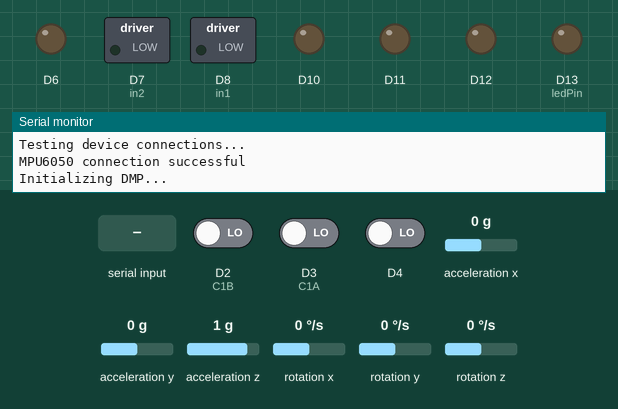
A sketch run on a simulated Arduino Nano 33 IoT. Shown: switched loads named in the sketch (green lamp = pin HIGH), output pins drawn as LEDs (lit = HIGH), the last lines printed to the serial monitor. The inputs (shaded band) are chosen by the test bench; at power-on: D2 (C1B) LOW, D3 (C1A) LOW, D4 LOW, acceleration x 0 g, acceleration y 0 g, acceleration z 1 g, rotation x 0 °/s, rotation y 0 °/s, rotation z 0 °/s. Nothing arrives over Bluetooth unless stated.

Above: at 0.1 s.
At 1.7 s:
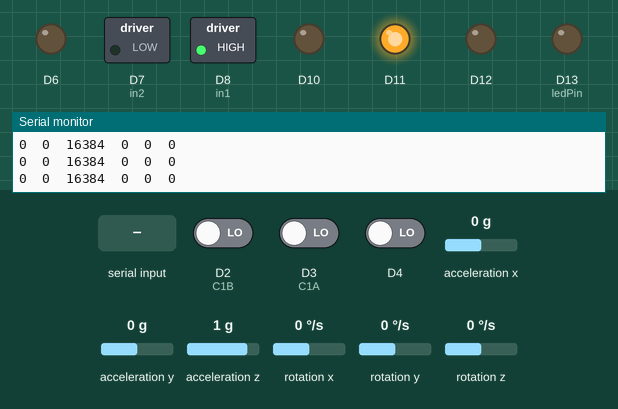
1.8 s: D2 (C1B) driven HIGH
At 2.4 s:
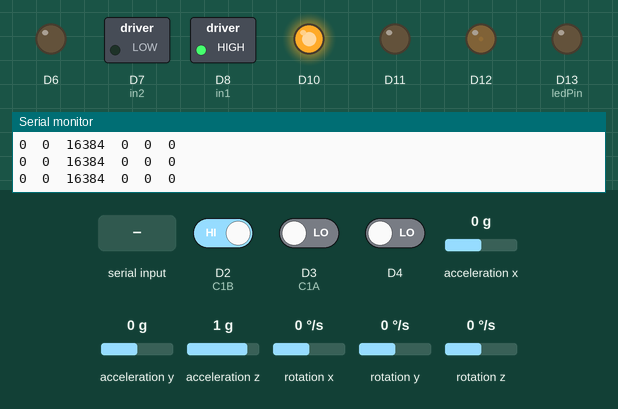
4.8 s: "0\n" received over Serial
Timing chart, 0 to 7.8 s (numbered marks = the images above; inputs shaded):
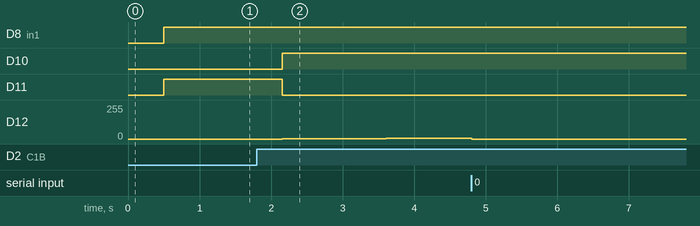

The sketch:

cartScript.ino
```cpp
/*
  Base script for any given cart in swarm
  IDs like UUIDs change from cart to cart
*/
#define pi 3.1415926
#define RAW_DATA_SCALE 16384
#define GRAVITATIONAL_ACCEL 9.81

#include <ArduinoBLE.h>
#include "Motor.h"

// IMU Libraries
#include "MPU6050_6Axis_MotionApps612.h"

// On-Board BLE Service
BLEService cartData("bac3");
BLECharacteristic sensorReadings("78d3", BLERead | BLENotify | BLEWrite, 36);
BLECharacteristic wheelRef("2bef", BLEWrite | BLEWriteWithoutResponse, 8);
const int ledPin = LED_BUILTIN; // pin to use for the LED

// IMU Variables
MPU6050 mpu;
uint8_t devStatus;      // return status after each device operation (0 = success, !0 = error)
uint8_t fifoBuffer[64]; // FIFO storage buffer
uint16_t packetSize;    // Expected DMP packet size (default is 42 bytes)

Quaternion q;
VectorFloat gravity;
float quatsypr[7];
float orientation[3];
int16_t motion6[6];

// Motor Pins
#define PWMA 6
#define in1 8
#define in2 7
#define C1A 3
#define C2A 5

#define MOTOR_STANDBY 9

#define PWMB 12
#define in3 11
#define in4 10
#define C1B 2
#define C2B 4

// Low-Level Speed Control Parameters
#define MAX_RPM 30
const float countsPerRotation = 3;
const float gearRatio = 298;
const float conversionRatio = 1./countsPerRotation*60/gearRatio;
float kp[2],ki[2],kd[2];
Motor motorA(in1, in2, PWMA, C1A, C2A, conversionRatio);
Motor motorB(in3, in4, PWMB, C1B, C2B, conversionRatio);
float wheelVelocity[2];
int wheelVelocityTarget[2];
int targetVal = 0;


void setup() {
  Serial.begin(115200);
  //while(!Serial);

  // Motor setup: interrupts for encoders, standby turns on motor controller
  attachInterrupt(digitalPinToInterrupt(C1A), motorAInterrupt, RISING);
  attachInterrupt(digitalPinToInterrupt(C1B), motorBInterrupt, RISING);

  // Set default motor tunes (PER MOTOR BASIS)
  digitalWrite(MOTOR_STANDBY, HIGH);
  // 6V 30 150 .3
  // ??? 8 40 .1
  kp[0]=8; ki[0]=40; kd[0]=0.1;
  kp[1]=8; ki[1]=40; kd[1]=0.1;
  motorA.tunePID(kp[0],ki[0],kd[0]);
  motorB.tunePID(kp[1],ki[1],kd[1]);

  setupIMU();
  setupBLE();

  motorA.initFeedback();
  motorB.initFeedback();
}

void loop() {
  // Poll: waits for BLE events (connection/disconnection/write)
  BLE.poll();

  if (Serial.available() > 0)
    serialTuner();

  //Motor control
  wheelVelocity[0] = motorA.feedbackStep(wheelVelocityTarget[0]);
  wheelVelocity[1] = motorB.feedbackStep(wheelVelocityTarget[1]);

  //Serial.println(String(wheelVelocityTarget[0])+'\t'+String(wheelVelocity[0])+'\t'+String(wheelVelocityTarget[1])+'\t'+ String(wheelVelocity[1])+'\t'+"35  -35");

  readIMU();
}

// Serial Menu for Tuning
void serialTuner() {
  Serial.println("Stopping...");
  motorA.setPWM(0);
  motorB.setPWM(0);

  String userInput = Serial.readStringUntil('\n');
  if (userInput == "0" || userInput == "1") {
    int mtr = userInput.toInt();
    Serial.println("Motor " +userInput+ " Tune: " +String(kp[mtr])+ "\t" +String(ki[mtr])+ "\t" +String(kd[mtr]));
    kp[mtr] = serialTunerInputHelper("k_p");
    ki[mtr] = serialTunerInputHelper("k_i");
    kd[mtr] = serialTunerInputHelper("k_d");

    if(mtr) motorB.tunePID(kp[1], ki[1], kd[1]);
    else motorA.tunePID(kp[0], ki[0], kd[0]);
  }
  else if (userInput == "RPM") {
    Serial.println("Previous RPM:\t" + String(targetVal));
    Serial.print("Enter new constant RPM target: ");
    while(Serial.available()==0);
    targetVal = Serial.readStringUntil('\n').toInt();
    Serial.println(targetVal);
  }
  else {
    Serial.println("Menu:");
    Serial.println("\t0\t to tune Motor A");
    Serial.println("\t1\t to tune Motor B");
    Serial.println("\tRPM\t to set RPM for Straight Lines");
  }

  Serial.println("Continuing...");
  delay(4000);
  motorA.initFeedback();
  motorB.initFeedback();
}

float serialTunerInputHelper(String prop) {
  Serial.print("Please enter new (" + prop + "): ");
  while(Serial.available() == 0);
  String helperInput = Serial.readStringUntil('\n');
  Serial.println(helperInput.toFloat());
  return helperInput.toFloat();
}


// BLE Shorthands
void setupBLE() {
  Serial.println("Initializing BLE Service");

  // set LED pin to output mode: off = no connection
  pinMode(ledPin, OUTPUT);

  if(!BLE.begin()) {
    Serial.println("Failed to initialize BLE");
    while(1);
  }

  BLE.setLocalName("cart1");
  BLE.setAdvertisedService(cartData);
  cartData.addCharacteristic(sensorReadings);
  cartData.addCharacteristic(wheelRef);
  BLE.addService(cartData);

  // Start LED disconnected
  digitalWrite(ledPin, LOW);

  // Set event handlers, to be called if event occurs during BLE.poll()
  BLE.setEventHandler(BLEConnected, cartConnected);
  BLE.setEventHandler(BLEDisconnected, cartDisconnected);
  wheelRef.setEventHandler(BLEWritten, wheelHandler);

  BLE.advertise();
  Serial.println(BLE.address());
  Serial.println("BLE Setup Complete");
}

void setupIMU() {
  // join I2C bus (I2Cdev library doesn't do this automatically)
  #if I2CDEV_IMPLEMENTATION == I2CDEV_ARDUINO_WIRE
    Wire.begin();
    Wire.setClock(400000);
  #elif I2CDEV_IMPLEMENTATION == I2CDEV_BUILTIN_FASTWIRE
    Fastwire::setup(400, true);
  #endif

  // initialize device
  Serial.println(F("Initializing I2C devices..."));
  mpu.initialize();

  // verify connection
  Serial.println(F("Testing device connections..."));
  Serial.println(mpu.testConnection() ? F("MPU6050 connection successful") : F("MPU6050 connection failed"));

  // load and configure the DMP
  Serial.println(F("Initializing DMP..."));
  devStatus = mpu.dmpInitialize();

  // supply your own gyro offsets here, scaled for min sensitivity
  mpu.setXGyroOffset(96);
  mpu.setYGyroOffset(-12);
  mpu.setZGyroOffset(-7);
  mpu.setXAccelOffset(-668);
  mpu.setYAccelOffset(-3272);
  mpu.setZAccelOffset(1396);

  // make sure it worked (returns 0 if so)
  if (devStatus == 0) {
    // Calibration Time: generate offsets and calibrate our MPU6050
    mpu.CalibrateAccel(6);
    mpu.CalibrateGyro(6);
    mpu.PrintActiveOffsets();
    // turn on the DMP, now that it's ready
    Serial.println(F("Enabling DMP..."));
    mpu.setDMPEnabled(true);

    Serial.println(F("DMP ready! Waiting for first interrupt..."));
    packetSize = mpu.dmpGetFIFOPacketSize(); //Get expected DMP packet size for later comparison

  } else {
    // ERROR!
    // 1 = initial memory load failed
    // 2 = DMP configuration updates failed
    // (if it's going to break, usually the code will be 1)
    Serial.print(F("DMP Initialization failed (code "));
    Serial.print(devStatus);
    Serial.println(F(")"));
  }
}

void readIMU() {
  if(mpu.dmpGetCurrentFIFOPacket(fifoBuffer)) {
    float prevHeading = quatsypr[4];

    mpu.dmpGetQuaternion(&q, fifoBuffer);
    mpu.dmpGetGravity(&gravity, &q);
    mpu.dmpGetYawPitchRoll(quatsypr+4, &q, &gravity);
    mpu.getMotion6(motion6, motion6+1, motion6+2, motion6+3, motion6+4, motion6+5);

    float robotData[9];
    for(int i=0; i<6; i++)
      robotData[i] = (float)motion6[i]/RAW_DATA_SCALE * GRAVITATIONAL_ACCEL;

    quatsypr[4] = unwrap(prevHeading, quatsypr[4]);
    robotData[6] = quatsypr[4];

    robotData[7] = wheelVelocity[0];
    robotData[8] = wheelVelocity[1];

    quatsypr[0] = q.w; quatsypr[1] = q.x; quatsypr[2] = q.y; quatsypr[3] = q.z;
    sensorReadings.writeValue(&robotData, 36);

    // Serial.print(String(q.w) + ' ' + String(q.x) + ' ' + String(q.y) + ' ' + String(q.z) + ' ');
    // Serial.print(String(quatsypr[4]) + ' ' + String(quatsypr[5]) + ' ' + String(quatsypr[6]) + ' ');
    Serial.println(String(motion6[0]) + '\t' + String(motion6[1]) + '\t' + String(motion6[2]) + '\t'
            + String(motion6[3]) + '\t' + String(motion6[4]) + '\t' + String(motion6[5]));
  }
}

// BLE Event Handlers
void cartConnected(BLEDevice dev) {
  Serial.println("Connected to " + dev.address());
  digitalWrite(ledPin, HIGH);
}

void cartDisconnected(BLEDevice dev) {
  Serial.println("Disconnected from " + dev.address());

  wheelVelocityTarget[0] = 0;
  wheelVelocityTarget[1] = 0;

  digitalWrite(ledPin, LOW);
}

void wheelHandler(BLEDevice dev, BLECharacteristic characteristic) {
  int omega[2];
  wheelRef.readValue(&omega, 8);
  wheelVelocityTarget[0] = omega[0];
  wheelVelocityTarget[1] = omega[1];

  Serial.println(String(omega[0]) + " " + String(omega[1]));
}


// Motor Interrupts from Encoders
void motorAInterrupt() {
  motorA.readEncoder();
}
void motorBInterrupt() {
  motorB.readEncoder();
}

// helper function to unwrap two angles
float unwrap(float prev, float next) {
  while(abs(prev-next) > pi)
    if(next>prev)
      next -= 2*pi;
    else
      next += 2*pi;

  return next;
}
```

Motor.cpp
```cpp
#include "Arduino.h"
#include "Motor.h"

Motor::Motor(int in1, int in2, int PWM, int C1, int C2, float encConvRatio) {
  // Pins
  this->in1 = in1;
  this->in2 = in2;
  this->PWM = PWM;
  this->C1 = C1;
  this->C2 = C2;

  pinMode(in1, OUTPUT);
  pinMode(in2, OUTPUT);
  pinMode(PWM, OUTPUT);
  pinMode(C1, INPUT);
  pinMode(C2, INPUT);

  // Constants
  this->encConvRatio = encConvRatio;

  // Initial Direction, Power
  digitalWrite(in1, LOW);
  digitalWrite(in2, HIGH);
  this->dir = true;
  //analogWrite(PWM, 0); // This line ensures cosntant 0 PWM output on nano 33 ble, not sure why

  this->initFeedback();

  // Use tune in main script on per-motor basis
  kp=ki=kd=0;
}

void Motor::setPWM(int newPWM){
  analogWrite(PWM, newPWM);
}

void Motor::run(int time){
  delay(time);
  analogWrite(PWM, 0);
}

void Motor::toggleDir(){
  digitalWrite(in1, dir);
  digitalWrite(in2, !dir);
  dir = !dir;
}

void Motor::setDir(bool newDir) {
  if(dir!=newDir) {
    dir = newDir;
    digitalWrite(in1, !dir);
    digitalWrite(in2, dir);
  }
}

void Motor::drive(int target) {
  this->setDir(target>0);
  this->setPWM(min(abs(target), 255));
}

float Motor::updateVelocity() {
  // Read position, velocity
  int pos = 0;
  float velocity2 = 0;
  noInterrupts();
  pos = pos_i;
  velocity2 = velocity_i;
  interrupts();

  // Method 1 Velocity Measurent
  long currT = micros();
  deltaT = ((float) (currT-prevT))/1.0e6;
  float velocity1 = (pos - posPrev)/deltaT;
  posPrev = pos;
  prevT = currT;

  // Convert to RPM
  float v1 = velocity1*encConvRatio;
  float v2 = velocity2*encConvRatio;

  // Filter
  v1Filt = lowPassFilter(v1, v1Prev, v1Filt);
  v1Prev = v1;
  v2Filt = lowPassFilter(v2, v2Prev, v2Filt);
  v2Prev = v2;

  return v2Filt;
}

float Motor::pidController(float ref) {
  float e = ref - v2Filt;

  eintegral = eintegral + e*deltaT;
  float ederivative = (e - prevE)/deltaT;
  prevE = e;

  return kp*e + ki*eintegral + kd*ederivative;
}

float Motor::feedbackStep(float ref) {
  float velocity = this->updateVelocity();
  float plantInput = this->pidController(ref);
  this->drive(plantInput);
  return velocity;
}

void Motor::tunePID(float kp, float ki, float kd) {
  this->kp = kp;
  this->ki = ki;
  this->kd = kd;
}

void Motor::initFeedback() {
  // Feedback Parameters
  prevT = prevT_i = micros(); // long
  posPrev = pos_i = 0; // int
  velocity_i = v1Filt = v1Prev = v2Filt = v2Prev = eintegral = prevE = 0; // float
}

float Motor::lowPassFilter(float calc, float prevCalc, float prevFilt) {
  return 0.854*prevFilt + .0728*calc + .0728*prevCalc;
}

void Motor::readEncoder(){
  // Read encoder B when ENCA rises
  int b = digitalRead(C2);
  int increment = 0;
  if(b>0){
    // If B is high, increment forward
    increment = 1;
  }
  else{
    // Otherwise, increment backward
    increment = -1;
  }
  pos_i = pos_i + increment;

  // Compute velocity with method 2
  long currT = micros();
  float deltaT = ((float) (currT - prevT_i))/1.0e6;
  velocity_i = increment/deltaT;
  prevT_i = currT;
}
```

Motor.h
```cpp
#ifndef Motor_h
#define Motor_h
#include "Arduino.h"

class Motor {
public:
  Motor(int in1, int in2, int PWM, int C1, int C2, float encConvRatio); // Constructor

  void setPWM(int newPWM);
  void run(int time);
  void toggleDir();
  void setDir(bool newDir);

  // Expects +/- PWM inputs, for open-loop control
  void drive(int target);

  // Expects +/- RPM inputs, for closed-loop PID control, returns velocity reading
  float feedbackStep(float ref);

  void initFeedback();

  void readEncoder();
  void tunePID(float kp, float ki, float kd);

private:
  // Pins
  int in1, in2, PWM, C1, C2;

  // Constants
  float encConvRatio;
  int maxRPM;

  // Trackers
  bool dir;

  // Velocity Measurement
  float deltaT;
  long prevT;
  int posPrev;

  // Volatile Measurements
  volatile int pos_i;
  volatile float velocity_i;
  volatile long prevT_i;

  // for lowPass filter
  float lowPassFilter(float calc, float prevCalc, float prevFilt);
  float v1Filt, v1Prev, v2Filt, v2Prev;

  // PID Controller
  float updateVelocity(); // Returns velocity, can be changed to v1/v2
  float pidController(float ref); // Calculates PID control effort

  float eintegral, prevE;
  float kp, ki, kd;
};

#endif
```

Measured:
- after the input at 1.8 s, D10: LOW → HIGH after 0.36 s; D11: HIGH → LOW after 0.36 s; D12: moves from 0/255 to 6/255 over 2.4 s, starting after 0.36 s
